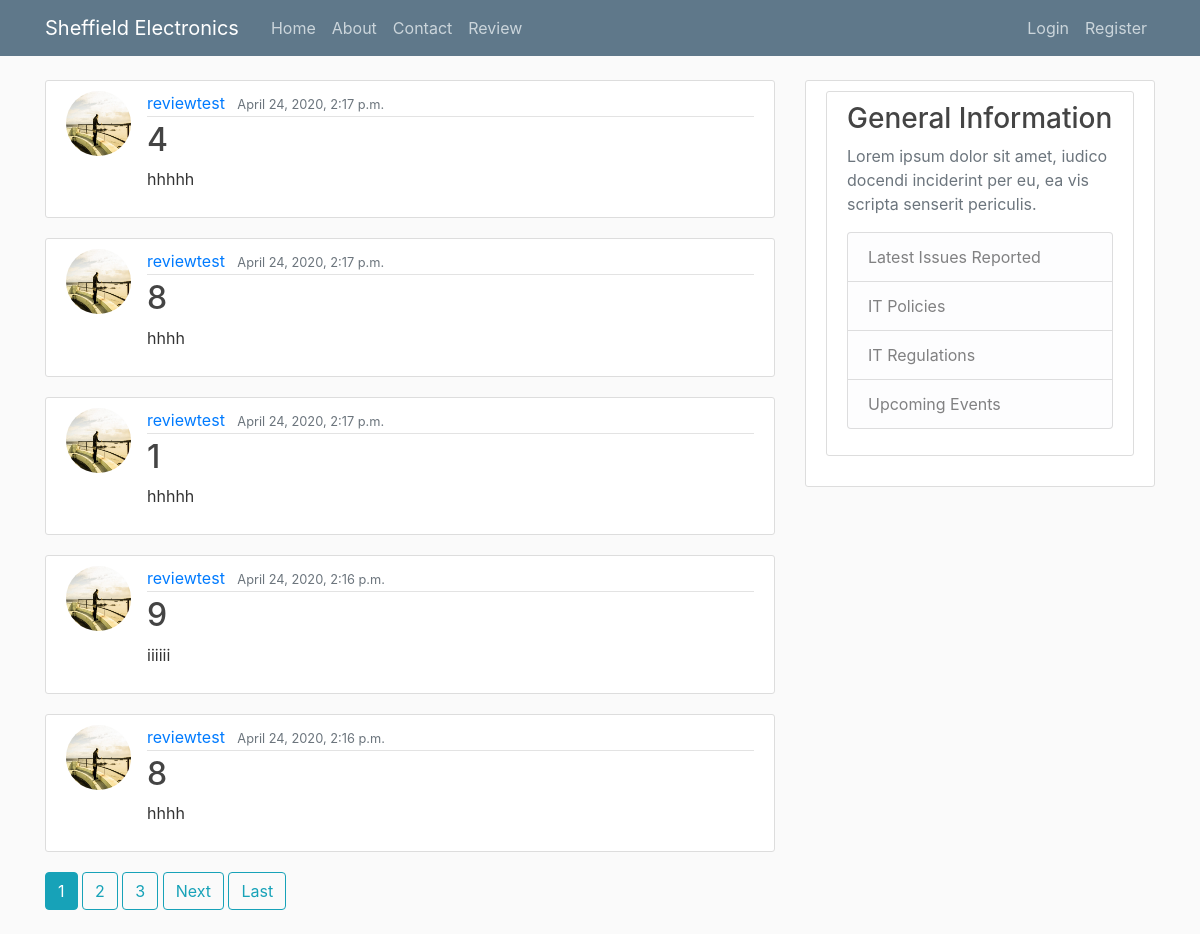
Screenshot of /review with the database file from the repository.
### itreporting/models.py (models this page shows, shortened)
class Review(models.Model):
	productrating=models.CharField(max_length=5)
	reviewtext=models.TextField()
	date=models.DateTimeField(default=timezone.now)
	author=models.ForeignKey(User,on_delete=models.CASCADE)

### users/models.py (models this page shows)
class Profile(models.Model):
	user = models.OneToOneField(User, on_delete=models.CASCADE)
	image = models.ImageField(default='default.jpg', upload_to='profile_pics')

### itreporting/views.py (the view)
# urls.py: path('review', PostListView.as_view(), name='itreporting-review'),
class PostListView(ListView):
	model = Review
	template_name = 'itreporting/review.html'
	context_object_name = 'reviews'
	ordering = ['-date']
	paginate_by = 5

### itreporting/templates/itreporting/review.html (shortened to what this page needs)
{% extends "itreporting/base.html" %}
{% block content %}
{% for review in reviews %}
	<article class="media content-section">
	<img class="rounded-circle article-img" src="{{ review.author.profile.image.url }}"/>
  <div class="media-body">
    <div class="article-metadata">
      <a class="mr-2" href="#">{{ review.author }}</a>
      <small class="text-muted">{{ review.date}}</small>
    </div>
    <h2><a class="article-title" href="{% url 'review-detail' review.id %}">{{ review.productrating }} </a></h2>
    <p class="article-content">{{ review.reviewtext }}</p>
  </div>
</article>
{% endfor %}
{% if is_paginated %}
      {% for num in page_obj.paginator.page_range %}
        {% if page_obj.number == num %}
          <a class="btn btn-info mb-4" href="?page={{ num }}">{{ num }}</a>
        {% elif num > page_obj.number|add:'-3' and num < page_obj.number|add:'3' %}
          <a class="btn btn-outline-info mb-4" href="?page={{ num }}">{{ num }}</a>
        {% endif %}
      {% endfor %}
      {% if page_obj.has_next %}
        <a class="btn btn-outline-info mb-4" href="?page={{ page_obj.next_page_number }}">Next</a>
        <a class="btn btn-outline-info mb-4" href="?page={{ page_obj.paginator.num_pages }}">Last</a>
      {% endif %}
{% endif %}
{% endblock content %}

### itreporting/templates/itreporting/base.html (shortened to what this page needs)
{% load static %}
<html>
<head>
    <link rel="stylesheet" href="https://maxcdn.bootstrapcdn.com/bootstrap/4.0.0/css/bootstrap.min.css">
<link rel="stylesheet" type="text/css" href="{% static 'css/styles.css' %}" />
</head>
<body>
<div class="container">
<header class="site-header">
  <nav class="navbar navbar-expand-md navbar-dark bg-steel fixed-top">
    <div class="container">
      <a class="navbar-brand mr-4" href="{% url 'itreporting-home'%}">Sheffield Electronics</a>
      <div class="collapse navbar-collapse" id="navbarToggle">
        <div class="navbar-nav mr-auto">
          <a class="nav-item nav-link" href="{% url 'itreporting-home'%}">Home</a>
          <a class="nav-item nav-link" href="{% url 'itreporting-about'%}">About</a>
          <a class="nav-item nav-link" href="{% url 'itreporting-contact'%}">Contact</a>
          <a class="nav-item nav-link" href="{% url 'itreporting-review'%}">Review</a>
        </div>
        <div class="navbar-nav">
	{% if user.is_authenticated %}
	<a class="nav-item nav-link" href="{% url 'review-create' %}"> Add new review </a>
	<a class="nav-item nav-link" href="{% url 'profile' %}"> Profile </a>
          <a class="nav-item nav-link" href="{% url 'logout' %}">Logout</a>
	{% else %}
          <a class="nav-item nav-link" href="{% url 'login' %}">Login</a>
	  <a class="nav-item nav-link" href="{% url 'register' %}"> Register </a>
	{% endif %}
        </div>
      </div>
    </div>
  </nav>
</header>
<div class="row">
<div class="col-md-8">
{% block content %}{% endblock %}
</div>
<div class="col-md-4">
<div class="content-section">
<div class="content-section">
        <h3>General Information</h3>
        <p class='text-muted'>Lorem ipsum dolor sit amet, iudico docendi inciderint per eu, ea vis scripta senserit periculis.
          <ul class="list-group">
            <li class="list-group-item list-group-item-light">Latest Issues Reported</li>
            <li class="list-group-item list-group-item-light">IT Policies</li>
            <li class="list-group-item list-group-item-light">IT Regulations</li>
            <li class="list-group-item list-group-item-light">Upcoming Events</li>
          </ul>
        </p>
      </div>
</div>
</div>
</div>
  </body>
</body>
</html>

### itreporting/static/css/styles.css (style rules this page uses)
body { background: #fafafa; color: #333333; margin-top: 5rem; }
h1, h2, h3, h4, h5, h6 { color: #444444; }
ul { margin: 0; }
.bg-steel { background-color: #5f788a; }
.site-header .navbar-nav .nav-link { color: #cbd5db; }
.content-section { background: #ffffff; padding: 10px 20px; border: 1px solid #dddddd; border-radius: 3px; margin-bottom: 20px; }
.article-title { color: #444444; }
.article-content { white-space: pre-line; }
.article-img { height: 65px; width: 65px; margin-right: 16px; }
.article-metadata { padding-bottom: 1px; margin-bottom: 4px; border-bottom: 1px solid #e3e3e3 }

### rows the page displays
Review: author.profile.image (picture), author "reviewtest", date "April 24, 2020, 2:17 p.m.", productrating "4", reviewtext "hhhhh"
Review: author.profile.image (picture), author "reviewtest", date "April 24, 2020, 2:17 p.m.", productrating "8", reviewtext "hhhh"
Review: author.profile.image (picture), author "reviewtest", date "April 24, 2020, 2:17 p.m.", productrating "1", reviewtext "hhhhh"
Review: author.profile.image (picture), author "reviewtest", date "April 24, 2020, 2:16 p.m.", productrating "9", reviewtext "iiiiii"
Review: author.profile.image (picture), author "reviewtest", date "April 24, 2020, 2:16 p.m.", productrating "8", reviewtext "hhhh"

### other values shown
{{ num }} "1"
{{ num }} "2" "3"
